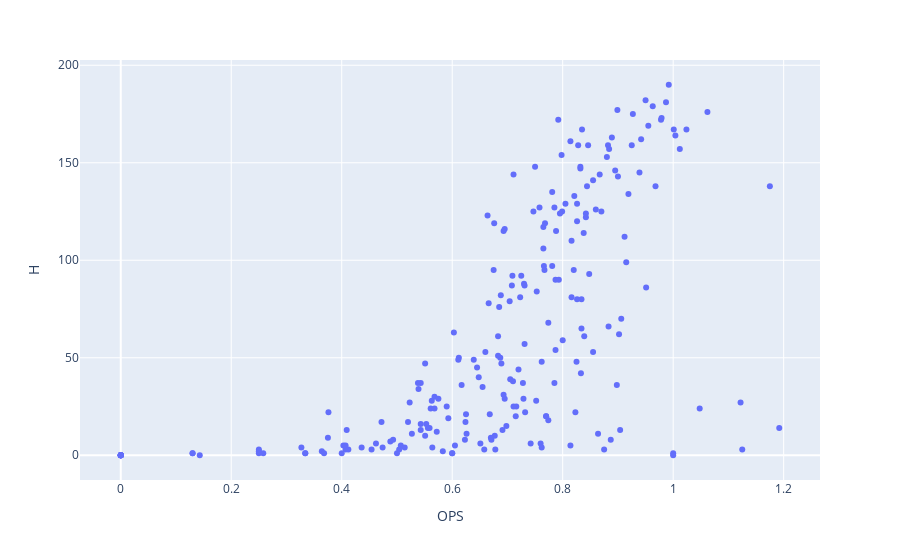

The cell this chart's notebook holds for it:
### Code cell
fig = px.scatter(b_2018, x='OPS', y='H', labels = '안타')
fig.show()

### Figure 1 — Plotly figure (JSON) as saved in the notebook; plotly's stock layout.template omitted (floating-point values rounded to 4 significant figures; data arrays with more than 128 entries replaced by an {"elided": "..."} marker saying what was removed)
{"data": [{"hovertemplate": "OPS=%{x}<br>H=%{y}<extra></extra>", "legendgroup": "", "marker": {"color": "#636efa", "symbol": "circle"}, "mode": "markers", "name": "", "orientation": "v", "showlegend": false, "type": "scatter", "x": {"elided": "227 float values"}, "xaxis": "x", "y": {"elided": "227 int values"}, "yaxis": "y"}], "layout": {"autosize": true, "legend": {"tracegroupgap": 0}, "margin": {"t": 60}, "xaxis": {"anchor": "y", "autorange": true, "domain": [0, 1], "range": [-0.06977, 1.262], "title": {"text": "OPS"}, "type": "linear"}, "yaxis": {"anchor": "x", "autorange": true, "domain": [0, 1], "range": [-14.71, 204.7], "title": {"text": "H"}, "type": "linear"}}}
